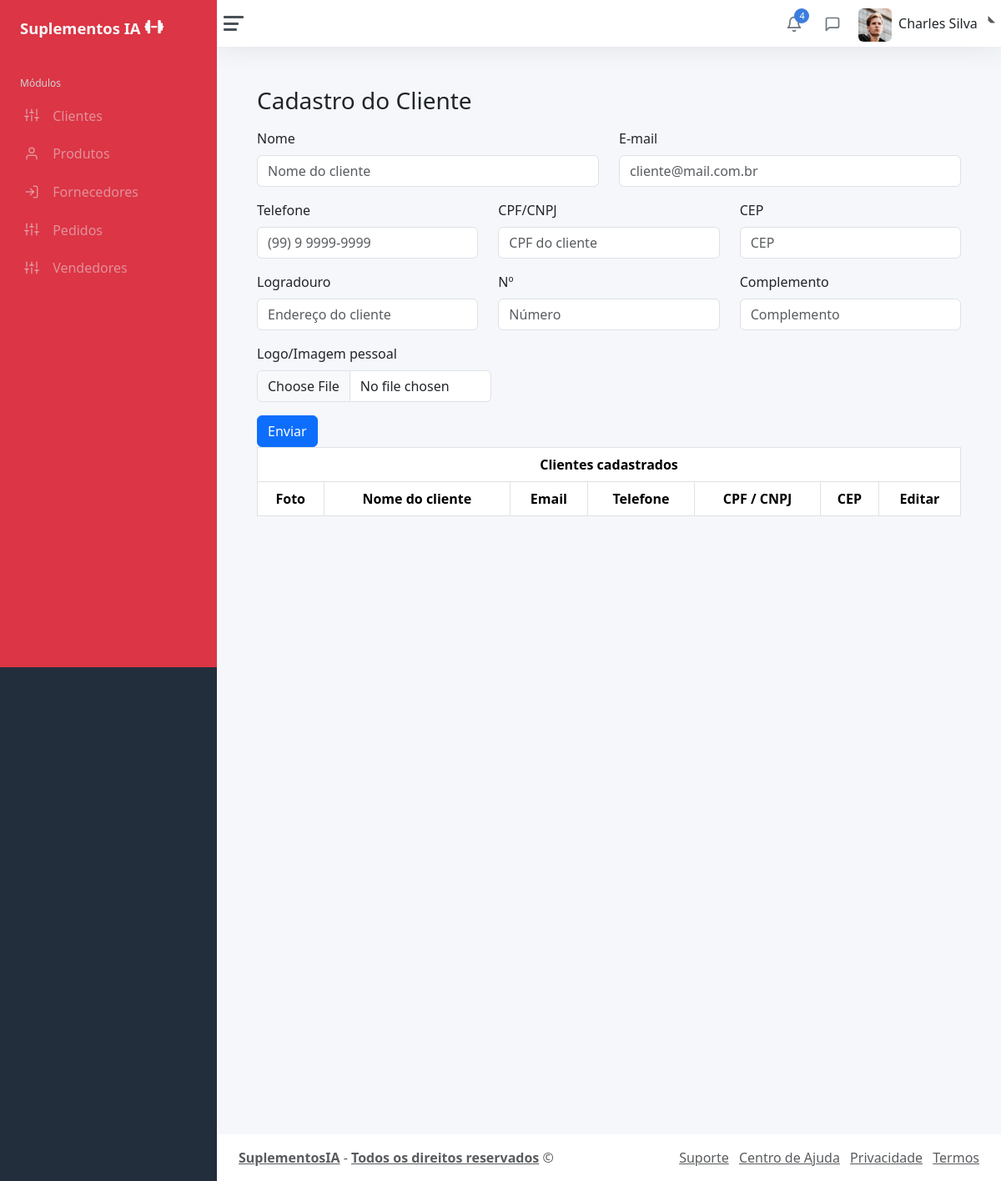
The app's page /static/formcliente.php, older data.
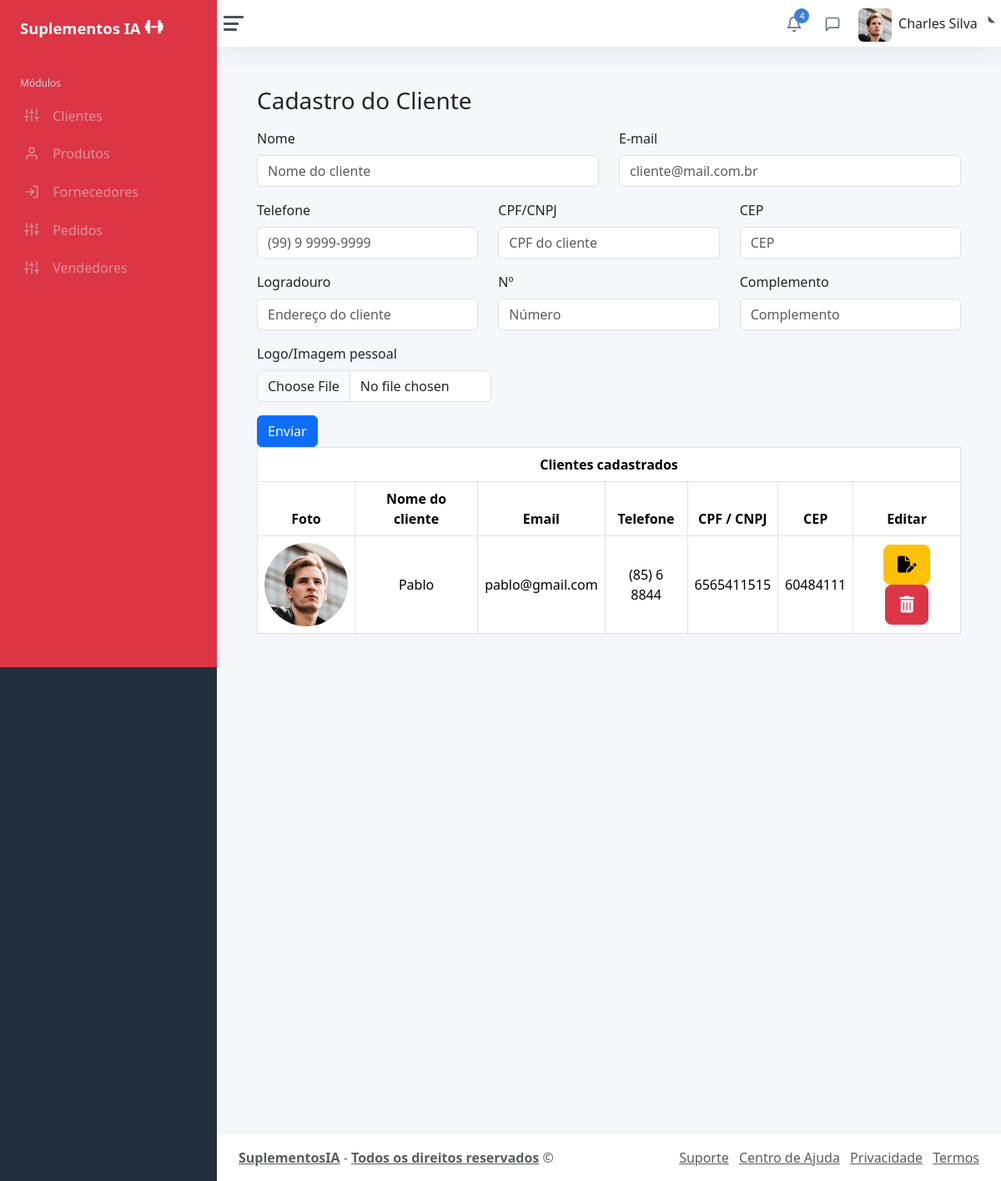
The same page, newer data.
### tables this page shows
CREATE TABLE `cliente` (
  `id` int(11) NOT NULL,
  `nome` varchar(45) NOT NULL,
  `email` varchar(100) NOT NULL,
  `telefone` varchar(11) NOT NULL,
  `cpfcnpj` char(11) NOT NULL,
  `cep` char(8) NOT NULL,
  `logradouro` varchar(45) NOT NULL,
  `numero` char(10) NOT NULL,
  `complemento` varchar(45) NOT NULL,
  `arquivo` varchar(255) NOT NULL
);

### static/formcliente.php (the view, shortened to what this page needs)
<!DOCTYPE html>
<html lang="pt-BR">
<head>
	<?php include 'header.php' ?>
</head>
<body>
	<div class="wrapper">
		<?php include 'menu.php' ?>
		<div class="main">
			<?php include 'topo.php' ?>
			<main class="content">
				<form action="cadastrocliente.php" method="post"  enctype="multipart/form-data">
					<div class="container-fluid p-0">
						<h1 class="h3 mb-3">Cadastro do Cliente</h1>
						<div class="row">
							<div class="mb-3 col-6">
								<label for="nome" class="form-label">Nome</label>
								<input
								type="text"
								class="form-control"
								name="nome"
								id="nome"
								placeholder="Nome do cliente">
							</div>
							<div class="mb-3 col-6">
								<label for="email" class="form-label">E-mail</label>
								<input
								type="email"
								class="form-control"
								name="email"
								id="email"
								placeholder="cliente@mail.com.br"/>
							</div>
						</div>
						<div class="row">
							<div class="mb-3 col-4">
								<label for="telefone" class="form-label">Telefone</label>
								<input
								type="text"
								class="form-control"
								name="telefone"
								id="telefone"
								placeholder="(99) 9 9999-9999">
							</div>
							<div class="mb-3 col-4">
								<label for="cpfcnpj" class="form-label">CPF/CNPJ</label>
								<input
								type="text"
								class="form-control"
								name="cpfcnpj"
								id="cpfcnpj"
								placeholder="CPF do cliente"/>
							</div>
							<div class="mb-3 col-4">
								<label for="cep" class="form-label">CEP</label>
								<input
								type="text"
								class="form-control"
								name="cep"
								id="cep"
								placeholder="CEP"/>
							</div>
						</div>
						<div class="row">
							<div class="mb-3 col-4">
								<label for="logradouro" class="form-label">Logradouro</label>
								<input
								type="text"
								class="form-control"
								name="logradouro"
								id="logradouro"
								placeholder="Endereço do cliente">
							</div>
							<div class="mb-3 col-4">
								<label for="numero" class="form-label">Nº</label>
								<input
								type="text"
								class="form-control"
								name="numero"
								id="numero"
								placeholder="Número"/>
							</div>
							<div class="mb-3 col-4">
								<label for="complemento" class="form-label">Complemento</label>
								<input
								type="text"
								class="form-control"
								name="complemento"
								id="complemento"
								placeholder="Complemento"/>
							</div>
						</div>
						<div class="mb-3 col-4">
							<label for="imagem" class="form-label">Logo/Imagem pessoal</label>
							<input
								type="file"
								class="form-control"
								name="imagem"
								id="imagem"
								placeholder="Insira sua imagem"/>
						</div>
						<button type="submit" class="btn btn-primary">Enviar</button>
					</div>
				</form>
			<div class="main">
				<div
					class="table-responsive"
				>
					<table class="table table-bordered">
						<thead>
							<tr><th colspan="7" style="text-align: center;">Clientes cadastrados</th></tr>
							<tr class="text-center">
							<th scope="col">Foto</th>
								<th scope="col">Nome do cliente</th>
								<th scope="col">Email</th>
								<th scope="col">Telefone</th>
								<th scope="col">CPF / CNPJ</th>
								<th scope="col">CEP</th>
								<th scope="col">Editar</th>
							</tr>
						</thead>
						<tbody>
							<?php include 'conexao.php';
							$sql = "SELECT * FROM cliente";
							$busca = mysqli_query($conexao, $sql);
							while ($dados = mysqli_fetch_array($busca)){
								$id = $dados['id'];
								$imagem = $dados['arquivo'];
								$nome = $dados['nome'];
								$email = $dados['email'];
								$telefone = $dados['telefone'];
								$cpfcnpj = $dados['cpfcnpj'];
								$cep = $dados['cep'];
							?>
								<tr class="text-center">
								<td><img src="<?php echo $imagem ?>" width="100px" height="100%" class="rounded-circle"></td>
									<td><?php echo $nome ?></td>
									<td><?php echo $email ?></td>
									<td><?php echo $telefone ?></td>
									<td><?php echo $cpfcnpj ?></td>
									<td><?php echo $cep ?></td>
									<td>
												<button
													type="button"
													class="btn btn-warning btn-lg"
													data-bs-toggle="modal"
													data-bs-target="#modaleditar"
													data-id="<?php echo $id ?>"
												>
												<i class="fa-solid fa-file-pen"></i></button>
	</div>
	</div>
	<button
	type="button"
	class="btn btn-danger btn-lg"
	data-bs-toggle="modal"
	data-bs-target="#modalexcluir"
	>
	<i class="fa-solid fa-trash-can"></i></button>
							<?php } ?>
						</tbody>
					</table>
				</div>
			</div>
			</main>
			<footer class="footer">
    			<?php include 'footer.php' ?>
			</footer>
		</div>
	</div>
</body>
</html>

### static/header.php (shortened to what this page needs)
<link rel="stylesheet" href="css/custom.css">
   <link rel="stylesheet" href="https://cdnjs.cloudflare.com/ajax/libs/font-awesome/6.5.1/css/all.min.css" />
<link href="css/custom.css" rel="stylesheet">
<link href="css/app.css" rel="stylesheet">
<link href="https://cdn.jsdelivr.net/npm/bootstrap@5.3.2/dist/css/bootstrap.min.css" rel="stylesheet">

### static/menu.php (shortened to what this page needs)
<head>
	<?php include 'header.php'?>
</head>
	<nav id="sidebar" class="sidebar js-sidebar">
				<div class="sidebar-content js-simplebar bg-danger">
					<a class="sidebar-brand  bg-danger" href="index.php">
	          <span class="align-middle">Suplementos IA</span>
	          <i class="fa-solid fa-dumbbell"></i>
	                </a>
					<div class="bg-danger">
					<ul class="sidebar-nav">
						<li class="sidebar-header">
							Módulos
						</li>
						<li class="sidebar-item">
							<a class="sidebar-link bg-danger" href="formcliente.php">
	              <i class="align-middle" data-feather="sliders"></i> <span class="align-middle">Clientes</span>
	            </a>
						</li>
						<li class="sidebar-item">
							<a class="sidebar-link bg-danger" href="formproduto.php">
	              <i class="align-middle" data-feather="user"></i> <span class="align-middle">Produtos</span>
	            </a>
						</li>
						<li class="sidebar-item">
							<a class="sidebar-link bg-danger" href="formfornecedor.php">
	              <i class="align-middle" data-feather="log-in"></i> <span class="align-middle">Fornecedores</span>
	            </a>
						</li>
						<li class="sidebar-item">
                        <a class="sidebar-link bg-danger" href="formpedidos.php">
                  <i class="align-middle" data-feather="sliders"></i> <span class="align-middle">Pedidos</span>
                </a>
				        </li>
						<li class="sidebar-item">
						<a class="sidebar-link bg-danger" href="formvendedor.php">
						<i class="align-middle" data-feather="sliders"></i> <span class="align-middle">Vendedores</span>
				</a>
				        </li>
					</ul>
					</div>
				</div>
			</nav>

### static/topo.php (shortened to what this page needs)
<nav class="navbar navbar-expand navbar-light navbar-bg">
				<a class="sidebar-toggle js-sidebar-toggle">
          <i class="hamburger align-self-center ms-2"></i>
        </a>
				<div class="navbar-collapse collapse">
					<ul class="navbar-nav navbar-align">
						<li class="nav-item dropdown">
							<a class="nav-icon dropdown-toggle" href="#" id="alertsDropdown" data-bs-toggle="dropdown">
								<div class="position-relative">
									<i class="align-middle" data-feather="bell"></i>
									<span class="indicator">4</span>
								</div>
							</a>
						</li>
						<li class="nav-item dropdown">
							<a class="nav-icon dropdown-toggle" href="#" id="messagesDropdown" data-bs-toggle="dropdown">
								<div class="position-relative">
									<i class="align-middle" data-feather="message-square"></i>
								</div>
							</a>
						</li>
						<li class="nav-item dropdown">
							<a class="nav-link dropdown-toggle d-none d-sm-inline-block" href="#" data-bs-toggle="dropdown">
                <img src="img/avatars/avatar.jpg" class="avatar img-fluid rounded me-1" alt="Charles Hall" /> <span class="text-dark">Charles Silva</span>
              </a>
						</li>
					</ul>
				</div>
			</nav>

### static/footer.php (shortened to what this page needs)
<div class="container-fluid">
					<div class="row text-muted">
						<div class="col-6 text-start">
							<p class="mb-0">
								<a class="text-muted" href="index.php" target="_blank"><strong>SuplementosIA</strong></a> - <a class="text-muted" href="index.php" target="_blank"><strong>Todos os direitos reservados</strong></a>								&copy;
							</p>
						</div>
						<div class="col-6 text-end">
							<ul class="list-inline">
								<li class="list-inline-item">
									<a class="text-muted" href="https://adminkit.io/" target="_blank">Suporte</a>
								</li>
								<li class="list-inline-item">
									<a class="text-muted" href="https://adminkit.io/" target="_blank">Centro de Ajuda</a>
								</li>
								<li class="list-inline-item">
									<a class="text-muted" href="https://adminkit.io/" target="_blank">Privacidade</a>
								</li>
								<li class="list-inline-item">
									<a class="text-muted" href="https://adminkit.io/" target="_blank">Termos</a>
								</li>
							</ul>
						</div>
					</div>
				</div>

### static/css/custom.css (style rules this page uses)
.sidebar-link, .sidebar-item { background-color: #009688 #222e3c; }

Row changes from the older to the newer data that the page shows:
added cliente: arquivo (picture), nome "Pablo", email "pablo@gmail.com", telefone "(85) 6 8844", cpfcnpj "6565411515", cep "60484111"
